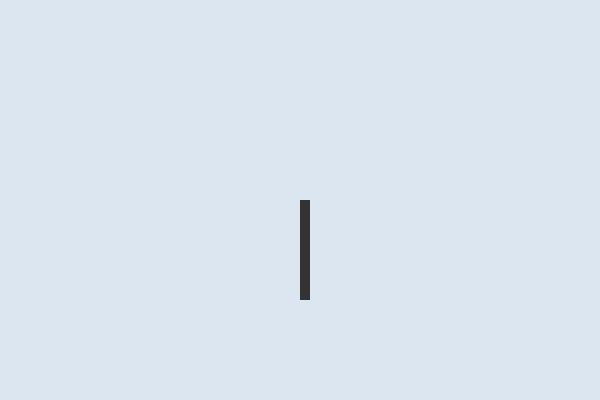
Frame 1 (no input)
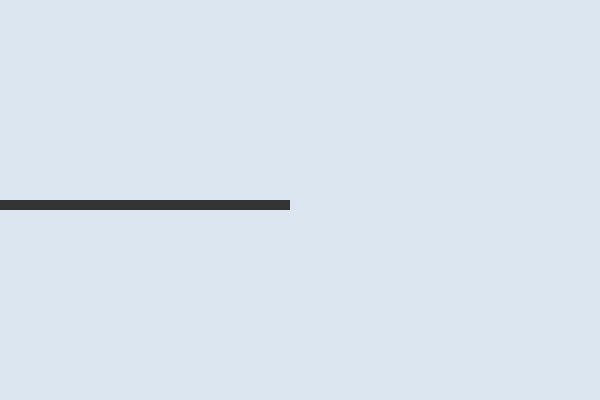
Frame 60 (no input)
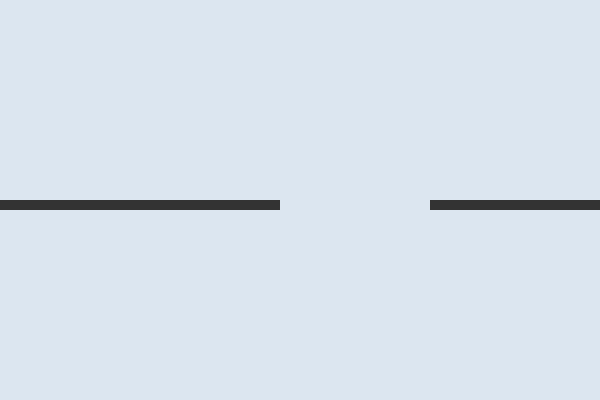
Frame 120 (the mouse pressed at the canvas centre since frame 60)

The p5.js sketch that drew these frames (run headless with seeded random() and noise() and a simulated clock; from frame 60 on, the mouse is pressed at the canvas centre):

// p5.js sketch
// ── sketch.js
const initialLength = 10; 
const ww = 600;
const wh = 400;
const pixelSize = 10;
const cardinalDirections = {
	n: { dirX: 0, dirY: -pixelSize },
	e: { dirX: pixelSize, dirY: 0 },
	s: { dirX: 0, dirY: pixelSize },
	w: { dirX: -pixelSize, dirY: 0 },
}

let head = { x: ww/2, y: wh/2 };
let velocity = 10;
let snake = [];
let dir = 'e';


function setup() {
  createCanvas(ww, wh);
  background(220, 230, 240);
  for (let i = 0; i < initialLength; i++) {
    snake.push({ x: ww/2, y: wh/2 + pixelSize * i });
  }
}

function draw() {
	frameRate(velocity);
	background(220, 230, 240);
	noStroke();
	fill(51);	
	snake.forEach(({x, y}) => rect(x, y, pixelSize, pixelSize));
	move();
	velocity += 1;
}

function move() {
	let last = snake[snake.length - 1];
	snake = snake.map((el, ind) => ind === 0 
		? moveHead(snake[0], cardinalDirections[dir])
		: snake[ind - 1]
	);
	if (random() < 0.3) snake.push(last);
}

function moveHead({ x, y }, { dirX, dirY }) {
	let head = { x: x + dirX, y: y + dirY };
	if (head.x < 0) head.x = ww;
	if (head.x > ww) head.x = 0;
	if (head.y < 0) head.y = wh;
	if (head.y > wh) head.y = 0;

	return head;
}

function keyPressed() {
	console.log(keyCode);
	switch(keyCode) {
		case 37:
			dir = 'w';
			break;
		case 38:
			dir = 'n';
			break;
		case 39:
			dir = 'e';
			break;
		case 40:
			dir = 's';
			break;
	}
}
